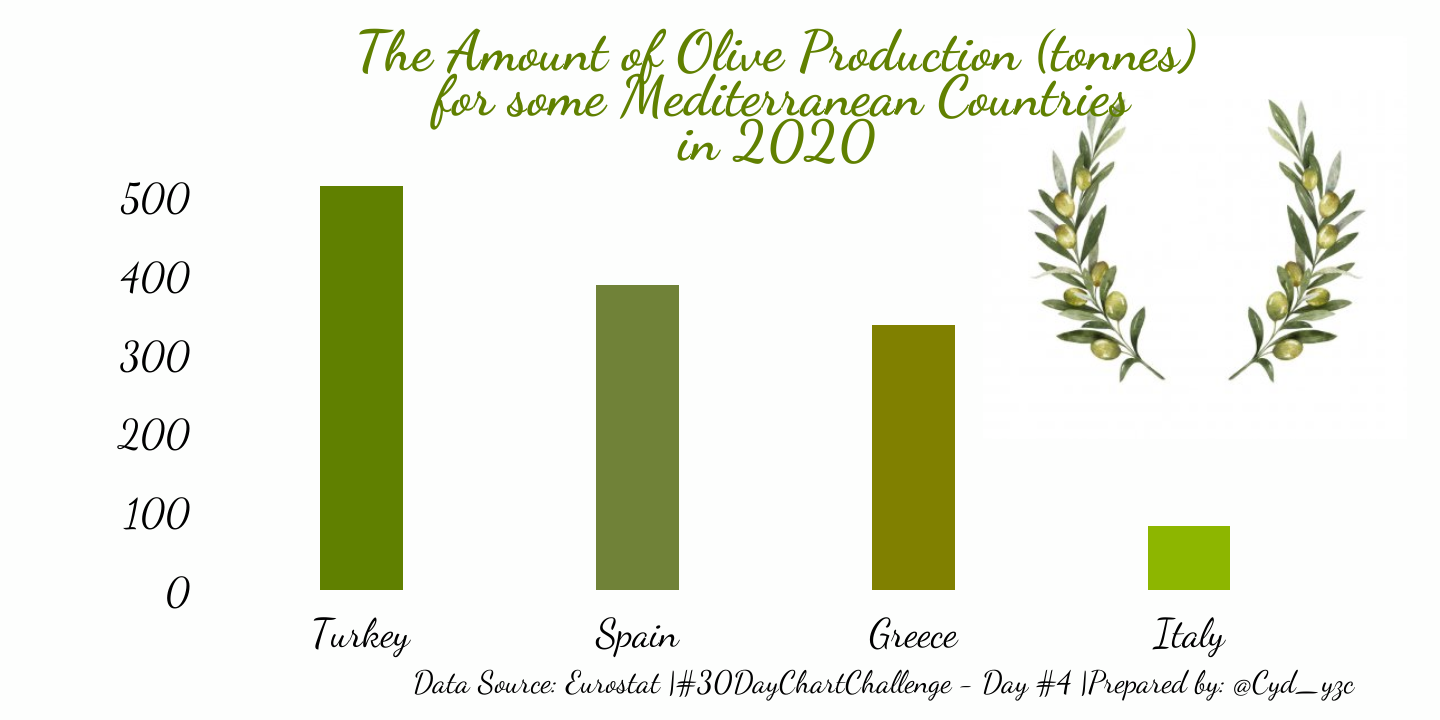

Write the R code that produced this figure.
library(readxl)
library(tidyverse)
library(ggplot2)
library(ggimage)
library(magick)
library(showtext)

olive <- read_xlsx("Olive.xlsx", sheet = "2020_Olive")

olive2020 <- olive %>%
  filter(Country %in% c("Greece",
                        "Spain",
                        "Italy",
                        "Turkey")) %>%
  mutate(Country = as.factor(Country))

olive <- olive2020

font_add_google(name = "Dancing Script",   
                family = "ds")
showtext_auto()
  
p <- ggplot(olive, aes(x = fct_reorder(Country, Production, 
                                       .desc = TRUE), y = Production,
                       fill = Country)) + 
 geom_bar(stat = "identity", width = 0.3) +
 scale_fill_manual(values = c("Italy" = "#8db600", 
                               "Greece" = "#808000", 
                               "Spain" = "#708238",
                               "Turkey" = "#608000")) +
labs(title = "The Amount of Olive Production (tonnes) \n for some Mediterranean Countries\nin 2020",
       x = "",
       y = "",
       caption = "Data Source: Eurostat |#30DayChartChallenge - Day #4 |Prepared by: @Cyd_yzc") +
   theme(text = element_text(family = "ds"),
         axis.ticks = element_blank(), 
         plot.title = element_text(color = "#608000", hjust = 0.5, size = 42),
         plot.caption = element_text(size = 23, hjust = 1),
         panel.border = element_blank(),
         axis.line = element_blank(),
         axis.text.x =  element_text(size = 30),
         axis.title.y = element_text(size = 30),
         axis.text.y =  element_text(size = 30),
         legend.position = "none",
         plot.margin = unit(c(1,3,1,3), "cm"))
  
p2 <- ggdraw() +
    draw_image("https://st4.depositphotos.com/2881739/31353/v/380/depositphotos_313535930-stock-illustration-watercolor-vector-wreath-of-olive.jpg?forcejpeg=true",
              scale = 0.7, x = 0.33, y = 0.27, height = 0.8) +
    draw_plot(p)

  ggsave("Day4.png", p2, width = 20, height = 10, dpi = 72)  
  

  
  
       
       
       
